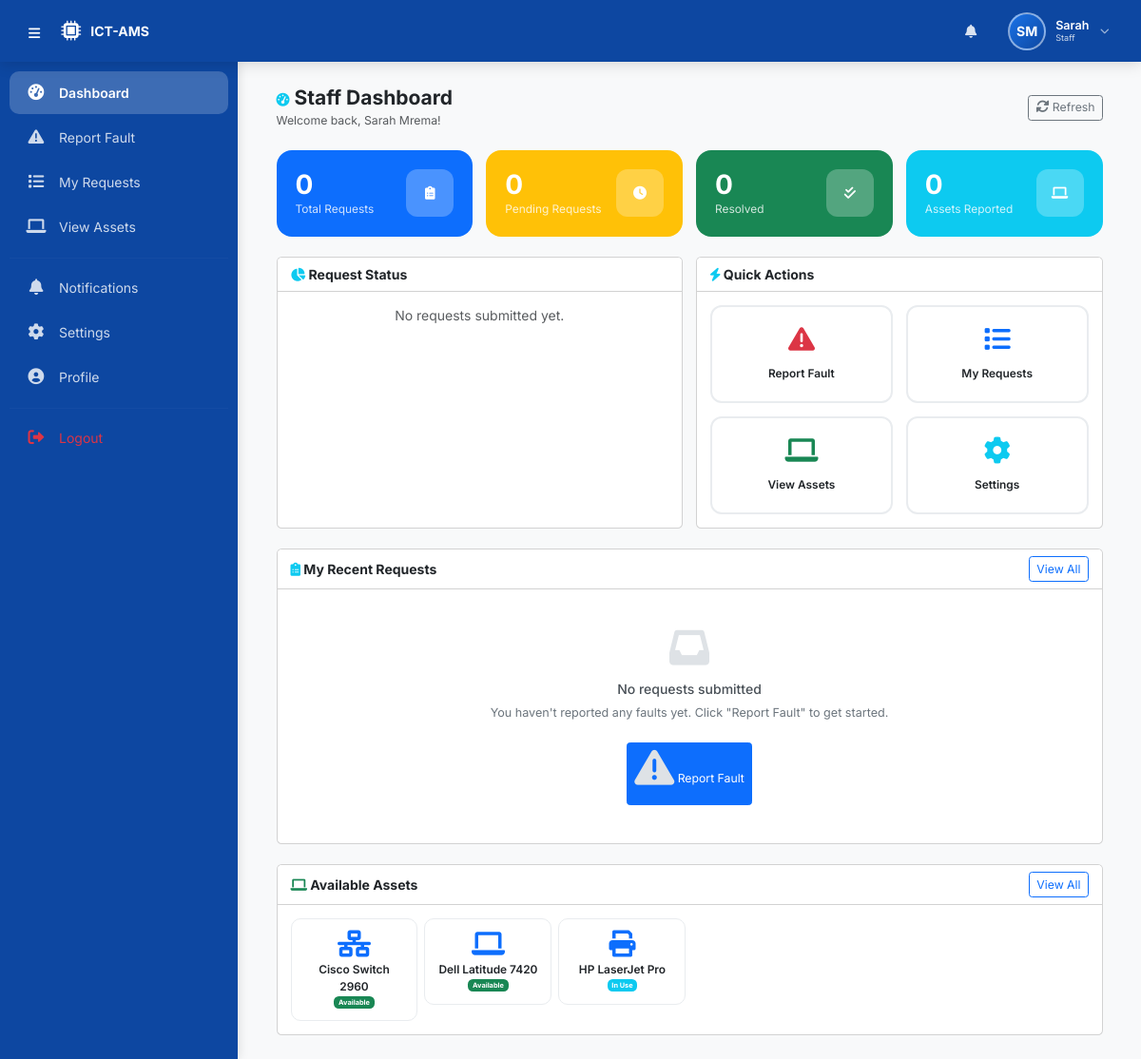
The app's page /public/staff/index.php (signed in) with its own data.
### tables this page shows
CREATE TABLE users (
    user_id INT PRIMARY KEY AUTO_INCREMENT,
    first_name VARCHAR(50) NOT NULL,
    last_name VARCHAR(50) NOT NULL,
    email VARCHAR(100) UNIQUE NOT NULL,
    phone VARCHAR(20) NOT NULL,
    password VARCHAR(255) NOT NULL,
    role ENUM('System Administrator', 'ICT Technician', 'Staff') NOT NULL,
    department VARCHAR(100),
    created_at TIMESTAMP DEFAULT CURRENT_TIMESTAMP,
    updated_at TIMESTAMP DEFAULT CURRENT_TIMESTAMP ON UPDATE CURRENT_TIMESTAMP
);

CREATE TABLE assets (
    asset_id INT PRIMARY KEY AUTO_INCREMENT,
    asset_tag VARCHAR(50) UNIQUE NOT NULL,
    qr_code VARCHAR(100) UNIQUE NOT NULL,
    name VARCHAR(100) NOT NULL,
    category VARCHAR(50) NOT NULL,
    model VARCHAR(50),
    serial_number VARCHAR(50),
    location VARCHAR(100),
    purchase_date DATE,
    warranty_expiry DATE,
    status ENUM('Available', 'In Use', 'Under Maintenance', 'Retired') DEFAULT 'Available',
    assigned_to INT NULL,
    created_at TIMESTAMP DEFAULT CURRENT_TIMESTAMP,
    updated_at TIMESTAMP DEFAULT CURRENT_TIMESTAMP ON UPDATE CURRENT_TIMESTAMP,
    FOREIGN KEY (assigned_to) REFERENCES users(user_id) ON DELETE SET NULL
);

### public/staff/index.php (the view, shortened to what the rows shown need)
<?php
require_once __DIR__ . '/../includes/settings_helper.php';
$db = getDB();
$stmt_assets = $db->query("SELECT * FROM assets WHERE status = 'Available' OR status = 'In Use' ORDER BY name");
$assets = $stmt_assets->fetchAll();
include __DIR__ . '/../includes/header.php';
?>
<div class="container-fluid">
    <?php if (count($assets) > 0): ?>
    <div class="card">
        <div class="card-body">
            <div class="row g-2">
                <?php
                $display_assets = array_slice($assets, 0, 6);
                foreach ($display_assets as $asset):
                ?>
                    <div class="col-xl-2 col-lg-3 col-md-4 col-6">
                        <div class="asset-mini-card">
                            <i class="fas fa-<?php echo $asset['category'] === 'Laptop' ? 'laptop' : ($asset['category'] === 'Printer' ? 'print' : ($asset['category'] === 'Network' ? 'network-wired' : 'desktop')); ?> fa-2x text-primary d-block mb-1"></i>
                            <div class="asset-name"><?php echo htmlspecialchars($asset['name']); ?></div>
                            <div class="asset-status">
                                <span class="badge bg-<?php echo $asset['status'] === 'Available' ? 'success' : 'info'; ?>">
                                    <?php echo $asset['status']; ?>
                                </span>
                            </div>
                        </div>
                    </div>
                <?php endforeach; ?>
            </div>
        </div>
    </div>
    <?php endif; ?>
</div>
<?php include __DIR__ . '/../includes/footer.php'; ?>

### public/includes/header.php (shortened to what the rows shown need)
<?php
require_once __DIR__ . '/profile_helper.php';
require_once __DIR__ . '/settings_helper.php';
$settings = getUserSettings($_SESSION['user_id']);
$user_id = $_SESSION['user_id'];
$first_name = $_SESSION['first_name'] ?? 'User';
$last_name = $_SESSION['last_name'] ?? '';
$role = $_SESSION['role'] ?? 'Staff';
$profile_picture = getProfilePicture($user_id);
$initials = getUserInitials($user_id);
$full_name = trim($first_name . ' ' . $last_name);
$sidebar_collapsed = isset($settings['sidebar_collapsed']) ? (int)$settings['sidebar_collapsed'] : 0;
?>
<!DOCTYPE html>
<html lang="en">
<head>
    <link href="https://cdn.jsdelivr.net/npm/bootstrap@5.3.0-alpha1/dist/css/bootstrap.min.css" rel="stylesheet">
    <link rel="stylesheet" href="https://cdnjs.cloudflare.com/ajax/libs/font-awesome/6.0.0-beta3/css/all.min.css">
</head>
<body>
<header class="top-header">
    <div class="header-right">
        <div class="user-avatar-wrapper dropdown" data-bs-toggle="dropdown" aria-expanded="false">
            <div class="avatar-circle <?php echo !empty($profile_picture) ? 'has-image' : ''; ?>">
                <?php if (!empty($profile_picture) && file_exists(__DIR__ . '/../../assets/uploads/profiles/' . basename($profile_picture))): ?>
                    <img src="<?php echo $profile_picture; ?>" alt="<?php echo $full_name; ?>">
                <?php else: ?>
                    <?php echo $initials; ?>
                <?php endif; ?>
            </div>
            <div class="user-info-text">
                <span class="user-name"><?php echo $first_name; ?></span>
                <span class="user-role"><?php echo $role; ?></span>
            </div>
            <i class="fas fa-chevron-down dropdown-arrow"></i>
        </div>
    </div>
</header>
<div class="main-content <?php echo $sidebar_collapsed ? 'expanded' : ''; ?>" id="mainContent">

### records on screen
users: initials "SM"
assets: name "Cisco Switch 2960", status "Available"
assets: name "Dell Latitude 7420", status "Available"
assets: name "HP LaserJet Pro", status "In Use"

### other values on screen
APP_SHORT "ICT-AMS"
$first_name "Sarah"
$role "Staff"
$label "Dashboard"
$label "Report Fault"
$label "My Requests"
$label "View Assets"
$label "Notifications"
$label "Settings"
$label "Profile"
$label "Logout"
getUserName() "Sarah Mrema"
$total_requests "0"
$pending_count "0"
$resolved_count "0"
